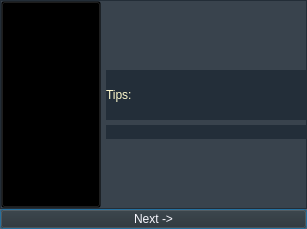
<?xml version="1.0" encoding="UTF-8"?>
<ui version="4.0">
 <class>TipDialog</class>
 <widget class="QDialog" name="TipDialog">
  <property name="geometry">
   <rect>
    <x>0</x>
    <y>0</y>
    <width>307</width>
    <height>229</height>
   </rect>
  </property>
  <property name="windowTitle">
   <string>TipDialog</string>
  </property>
  <property name="styleSheet">
   <string notr="true">background-color:rgba(1, 13, 25, 100);</string>
  </property>
  <layout class="QVBoxLayout" name="verticalLayout" stretch="1,1">
   <property name="spacing">
    <number>0</number>
   </property>
   <property name="leftMargin">
    <number>0</number>
   </property>
   <property name="topMargin">
    <number>0</number>
   </property>
   <property name="rightMargin">
    <number>0</number>
   </property>
   <property name="bottomMargin">
    <number>0</number>
   </property>
   <item>
    <widget class="QFrame" name="frame">
     <property name="frameShape">
      <enum>QFrame::StyledPanel</enum>
     </property>
     <property name="frameShadow">
      <enum>QFrame::Raised</enum>
     </property>
     <layout class="QHBoxLayout" name="horizontalLayout_2" stretch="1,2">
      <property name="spacing">
       <number>5</number>
      </property>
      <property name="leftMargin">
       <number>0</number>
      </property>
      <property name="topMargin">
       <number>0</number>
      </property>
      <property name="rightMargin">
       <number>0</number>
      </property>
      <property name="bottomMargin">
       <number>0</number>
      </property>
      <item>
       <widget class="QToolButton" name="icon">
        <property name="sizePolicy">
         <sizepolicy hsizetype="Expanding" vsizetype="Expanding">
          <horstretch>0</horstretch>
          <verstretch>0</verstretch>
         </sizepolicy>
        </property>
        <property name="layoutDirection">
         <enum>Qt::RightToLeft</enum>
        </property>
        <property name="styleSheet">
         <string notr="true">background-color: rgba(0,0,0,0);
qproperty-icon: url(:/page/level_image/tips.png) ;
qproperty-iconSize: 200px 200px;
text-align:right;</string>
        </property>
        <property name="toolButtonStyle">
         <enum>Qt::ToolButtonTextBesideIcon</enum>
        </property>
       </widget>
      </item>
      <item>
       <layout class="QVBoxLayout" name="verticalLayout_2">
        <property name="spacing">
         <number>5</number>
        </property>
        <item>
         <spacer name="verticalSpacer_3">
          <property name="orientation">
           <enum>Qt::Vertical</enum>
          </property>
          <property name="sizeHint" stdset="0">
           <size>
            <width>20</width>
            <height>40</height>
           </size>
          </property>
         </spacer>
        </item>
        <item>
         <widget class="QLabel" name="title">
          <property name="sizePolicy">
           <sizepolicy hsizetype="Expanding" vsizetype="Fixed">
            <horstretch>0</horstretch>
            <verstretch>0</verstretch>
           </sizepolicy>
          </property>
          <property name="minimumSize">
           <size>
            <width>0</width>
            <height>50</height>
           </size>
          </property>
          <property name="styleSheet">
           <string notr="true">color:#FFFACD;
font: 700 16pt &quot;DejaVu Sans Mono&quot;;</string>
          </property>
          <property name="text">
           <string>Tips:</string>
          </property>
         </widget>
        </item>
        <item>
         <widget class="QLabel" name="tip">
          <property name="sizePolicy">
           <sizepolicy hsizetype="Expanding" vsizetype="Preferred">
            <horstretch>0</horstretch>
            <verstretch>0</verstretch>
           </sizepolicy>
          </property>
          <property name="styleSheet">
           <string notr="true">color: rgb(248, 248, 255);
font: 16pt &quot;楷体&quot;;</string>
          </property>
         </widget>
        </item>
        <item>
         <spacer name="verticalSpacer_4">
          <property name="orientation">
           <enum>Qt::Vertical</enum>
          </property>
          <property name="sizeHint" stdset="0">
           <size>
            <width>20</width>
            <height>40</height>
           </size>
          </property>
         </spacer>
        </item>
       </layout>
      </item>
     </layout>
    </widget>
   </item>
   <item>
    <widget class="QPushButton" name="pushButton">
     <property name="minimumSize">
      <size>
       <width>0</width>
       <height>20</height>
      </size>
     </property>
     <property name="maximumSize">
      <size>
       <width>16777215</width>
       <height>20</height>
      </size>
     </property>
     <property name="styleSheet">
      <string notr="true">color: rgb(248, 248, 255);
font: 700 10pt &quot;DejaVu Sans Mono&quot;;
background-color:rgb(43,43,43);</string>
     </property>
     <property name="text">
      <string>Next -&gt;</string>
     </property>
     <property name="shortcut">
      <string>Space</string>
     </property>
    </widget>
   </item>
  </layout>
 </widget>
 <resources/>
 <connections/>
</ui>
